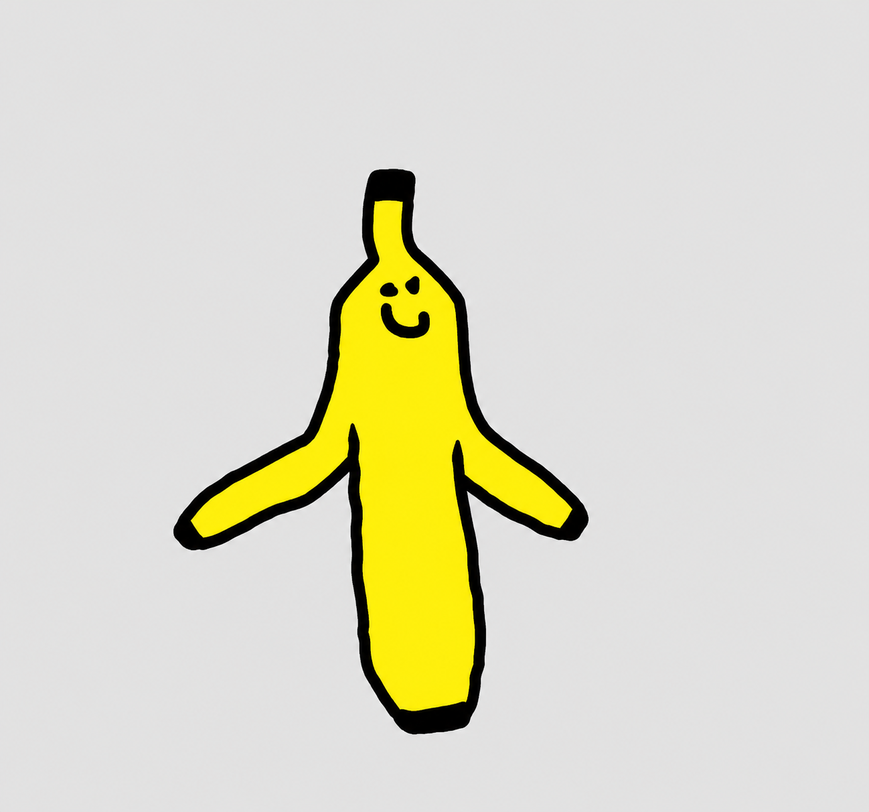
#> input picture banana3d/src/banana_arms.png, 869 x 812 px, shrunk from 1298 x 1212 before the run
$ python segment.py ../src/banana_arms.png ../src/banana_legs.png ../src/banana_legs.png
#> lines starting #> are read from the running program, lines starting #| are printed output that depends on the picture; after the words box and inside, x2 and y2 are one past the last pixel; in counts of white or black regions, pixels touching at a corner belong together
"""Step 1 - segment a flat banana drawing into the pieces the 3D build needs.

Everything is done on a 2x bilinear-upsampled copy of the drawing so the traced
edges keep sub-pixel accuracy (the hand-drawn wobble must survive untouched).

Outputs (npz, all arrays at 2x resolution):
  S        filled silhouette (outer edge of the black outline)
  I        inner body region (silhouette minus the outline band and inner strokes)
  W        per-pixel outline width (orig px) taken from the nearest outer contour
  parts    int label image of the body parts (connected components of I)
  caps     black "tip" regions (stem cap, feet/arm tips)
  face     face decals (eyes, mouth)
  strokes  inner ink strokes (part separation lines)
"""
import json
import sys

import numpy as np
from PIL import Image
from scipy import ndimage as ndi
from scipy.spatial import cKDTree
from skimage import measure

U = 2  # working upsample factor


def disk(r):
    y, x = np.mgrid[-r:r + 1, -r:r + 1]
    return x * x + y * y <= r * r


def segment(src, out_npz, debug_png):
#> called with src = '../src/banana_arms.png', out_npz = '../src/banana_legs.png', debug_png = '../src/banana_legs.png'
    im = Image.open(src).convert("RGB")
#> im is the input picture: PIL image 869x812 RGB; mean R, G, B 220.5, 218.9, 200
    W0, H0 = im.size
#> W0 = 869; H0 = 812
    big = im.resize((W0 * U, H0 * U), Image.BILINEAR)
    a = np.asarray(big).astype(np.float32)
    r, g, b = a[..., 0], a[..., 1], a[..., 2]

    # continuous ink / background measures (anti-aliasing mixes linearly)
    K = np.clip(1.0 - np.maximum(r, g) / 238.0, 0, 1)      # blackness
    Gb = np.clip(b / 222.0, 0, 1)                            # gray-background-ness
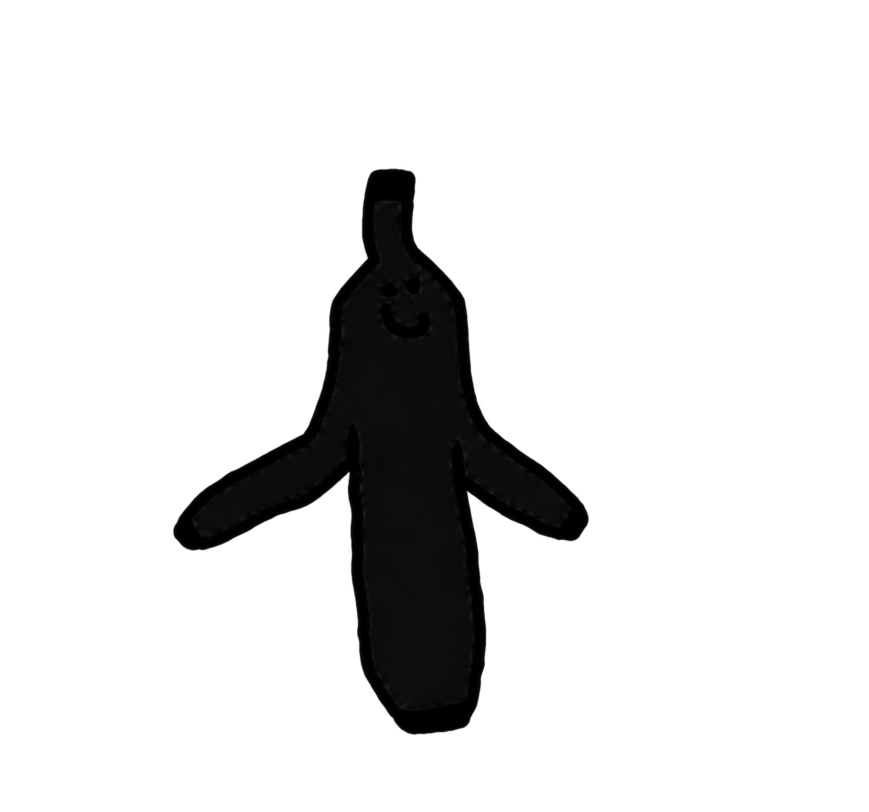
#> Gb: shape (1624, 1738) float32 (shown at 1/2 size); min 0, max 1, mean 0.888

    # background = gray pixels connected to the border
    nb = Gb > 0.5
#> nb: shape (1624, 1738) bool; 88.4% white; 1 black region, box (x1, y1, x2, y2) and area: (347, 338, 1177, 1469) 328048
    lab, n = ndi.label(nb)
#> n = 1
    border = np.unique(np.r_[lab[0], lab[-1], lab[:, 0], lab[:, -1]])
#> border = [1]
    border = border[border > 0]
    bg = np.isin(lab, border)
    S = ndi.binary_fill_holes(~bg)
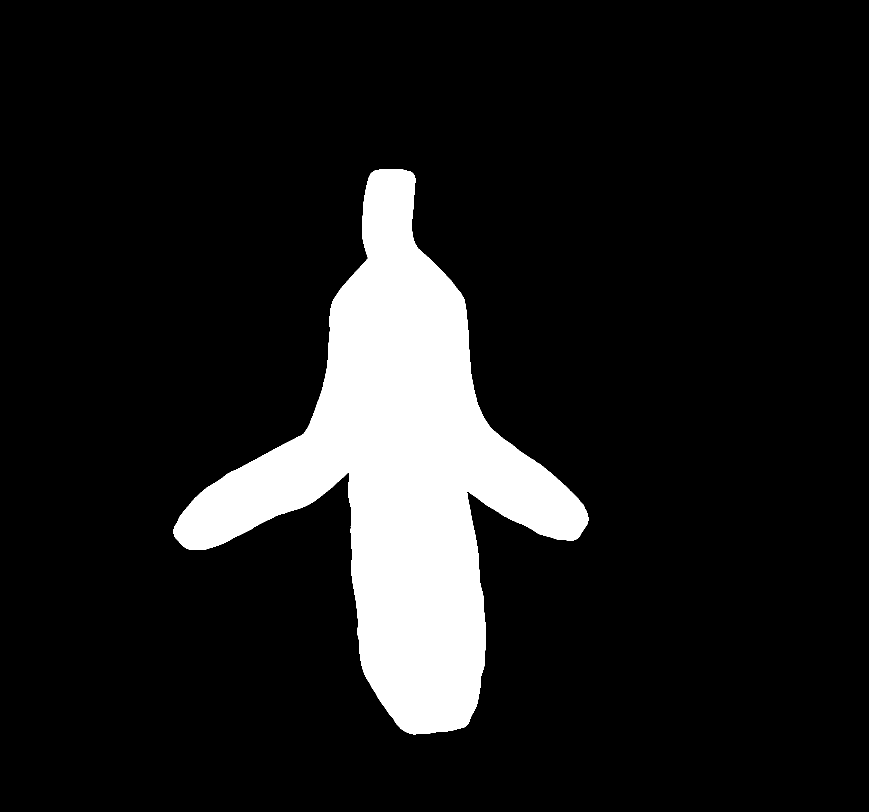
#> S: shape (1624, 1738) bool (shown at 1/2 size); 11.6% white; 1 white region, box (x1, y1, x2, y2) and area: (347, 338, 1177, 1469) 328048
    black = (K > 0.5) & S
#> black: shape (1624, 1738) bool; 3.4% white; 4 white regions, box (x1, y1, x2, y2) and area: (347, 338, 1177, 1469) 90373, (762, 606, 860, 676) 3244, (810, 552, 839, 589) 773, (760, 565, 796, 594) 773
    yellow = S & ~black
#> yellow: shape (1624, 1738) bool; 8.3% white; 1 white region, box (x1, y1, x2, y2) and area: (382, 401, 1144, 1422) 232885

    # ---- outline width along the outer contour --------------------------------
    D_bg = ndi.distance_transform_edt(S)                    # dist to background
    C = S & ndi.binary_dilation(bg)                         # contour pixels
#> C: shape (1624, 1738) bool; 0.12% white in thin lines or dots, all inside (x1, y1, x2, y2) = (347, 338, 1177, 1469)
    Dy = ndi.distance_transform_edt(~yellow)                # dist to yellow
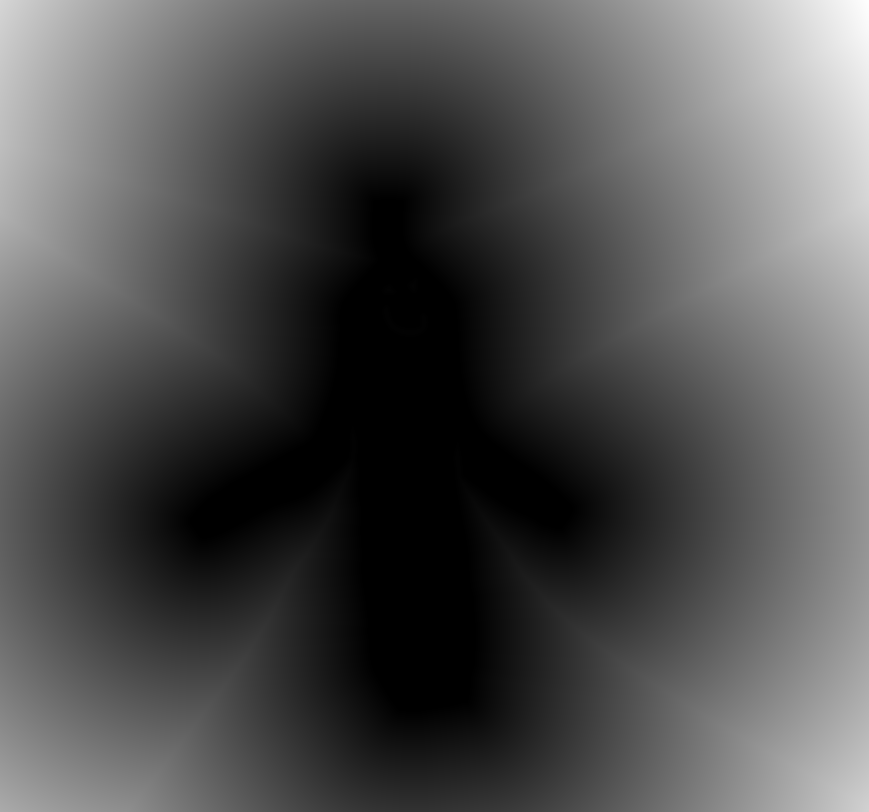
#> Dy: shape (1624, 1738) float64 (shown at 1/2 size); min 0, max 1016.2, mean 321.7; drawn with min black and max white
    med = np.median(Dy[C])
#> med = 22.09
    # walk the outer contour in order and measure the line width along it
    conts = measure.find_contours(S.astype(np.float32), 0.5)
#> conts = 1 point arrays, longest 4571 points
    pts_all, w_all = [], []
    for ct in conts:
        if len(ct) < 50:
            continue
        w = ndi.map_coordinates(Dy, [ct[:, 0], ct[:, 1]], order=1) - 0.5
        # black tips: there the ink is the cap, not the line -> the width reading is
        # too big.  Reject anything well above the *local* line width and bridge
        # the gap from both sides along the contour, then smooth along arc length.
        ok = w < 1.15 * med
        i = np.arange(len(w))
        w = np.interp(i, i[ok], w[ok], period=len(w))
        w = ndi.gaussian_filter1d(w, 8.0, mode="wrap")
        pts_all.append(ct)
        w_all.append(w)
#> this loop made 1 pass
#> after the loop, pts_all = 1 point arrays, longest 4571 points; w_all = 1 item
    pts_all = np.concatenate(pts_all)
#> pts_all = 4571 pairs, first value 337.5 to 1468.5, second value 346.5 to 1176.5
    w_all = np.concatenate(w_all)
#> w_all = 4571 values, max 25.25 at index 3590, min 20.97 at index 2572, mean 22.53
    tree = cKDTree(pts_all)
    yy, xx = np.nonzero(ndi.binary_dilation(S, iterations=4))
    _, nn = tree.query(np.c_[yy, xx])
    wC = np.full(S.shape, med)
#> wC: shape (1624, 1738) float64; every value is 22.09
    wC[yy, xx] = w_all[nn]                                   # width of nearest contour
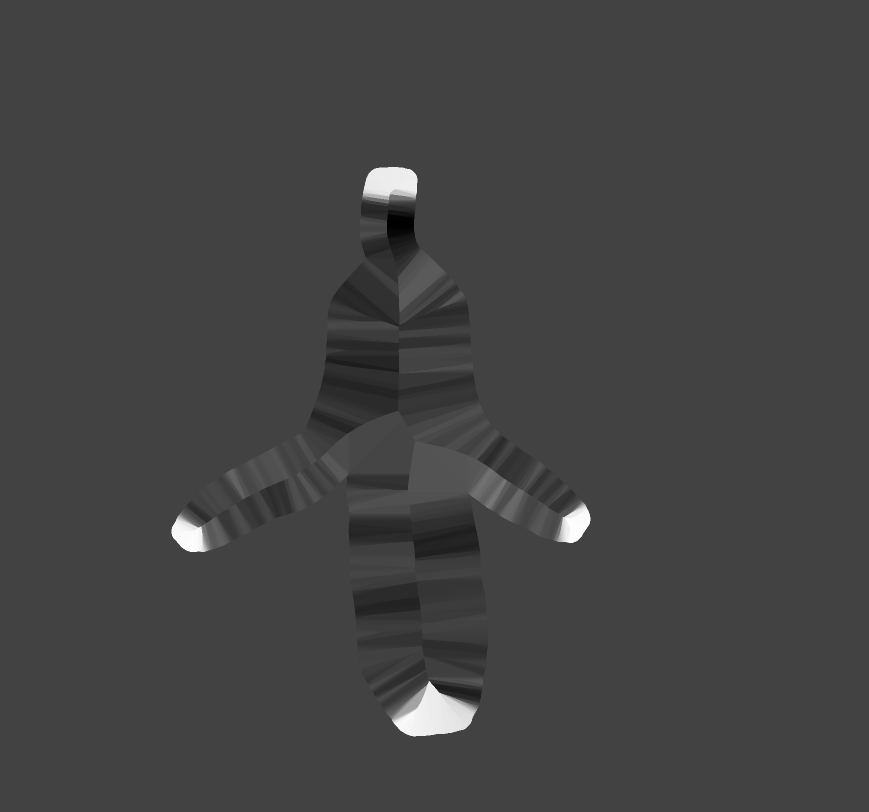
#> wC: shape (1624, 1738) float64 (shown at 1/2 size); min 20.97, max 25.25, mean 22.1; drawn with min black and max white

    # outer outline band: ink that lies within one line-width of the background
    B = black & (D_bg <= wC + 1.0)
#> B: shape (1624, 1738) bool; 2.9% white; 1 white region, box (x1, y1, x2, y2) and area: (347, 338, 1177, 1469) 81799
    I0 = S & ~B
#> I0: shape (1624, 1738) bool; 8.7% white; 1 white region, box (x1, y1, x2, y2) and area: (374, 363, 1151, 1443) 246249

    # ---- classify the remaining ink ------------------------------------------
    ink = I0 & black
#> ink: shape (1624, 1738) bool; 0.47% white; 19 white regions (10 under 20 px), largest, box (x1, y1, x2, y2) and area: (762, 606, 860, 676) 3244, (802, 1403, 931, 1443) 2611, (752, 363, 805, 404) 1799
    lab, n = ndi.label(ink, structure=np.ones((3, 3)))
#> lab: shape (1624, 1738) int32; 20 distinct labels, from 0 to 19
#> n = 19
    edt_black = ndi.distance_transform_edt(black)
    Bd = ndi.binary_dilation(B, structure=np.ones((3, 3)), iterations=2)
#> Bd: shape (1624, 1738) bool; 3.5% white; 1 white region, box (x1, y1, x2, y2) and area: (345, 336, 1179, 1471) 99612
    caps = np.zeros_like(S)
    face = np.zeros_like(S)
    strokes = np.zeros_like(S)
    info = []
    for i in range(1, n + 1):
        m = lab == i
        area = int(m.sum())
        if area < 40:
            continue
        mx = float(edt_black[m].max())
        touches = bool((m & Bd).any())
        ratio = area / (mx * mx)
        ys, xs = np.nonzero(m)
        if not touches:
            kind = "face"
            face |= m
        elif mx < 24 and ratio > 6:
            kind = "stroke"
            strokes |= m
        else:
            kind = "cap"
            caps |= m
        info.append(dict(kind=kind, area=area, maxedt=round(mx, 1), ratio=round(ratio, 1),
                         bbox=[int(xs.min()) // U, int(ys.min()) // U, int(xs.max()) // U, int(ys.max()) // U]))
#> this loop made 19 passes
#> (area, mx, touches, ratio) on passes 1, 6, 7, 8, 11, 13, 16, 17, 19: (1799, 32, True, 1.76), (773, 13.42, False, 4.29), (773, 13.6, False, 4.18), (3244, 12.04, False, 22.37), (1513, 13.15, True, 8.75), (1748, 14.21, True, 8.65), (460, 14.76, True, 2.11), (424, 17.2, True, 1.43), (2611, 25.71, True, 3.95)
#> caps: shape (1624, 1738) bool; 0.19% white; 4 white regions, box (x1, y1, x2, y2) and area: (802, 1403, 931, 1443) 2611, (752, 363, 805, 404) 1799, (1121, 1020, 1151, 1056) 460, (374, 1043, 404, 1074) 424
#> m: shape (1624, 1738) bool; 0.09% white; 1 white region, box (x1, y1, x2, y2) and area: (802, 1403, 931, 1443) 2611
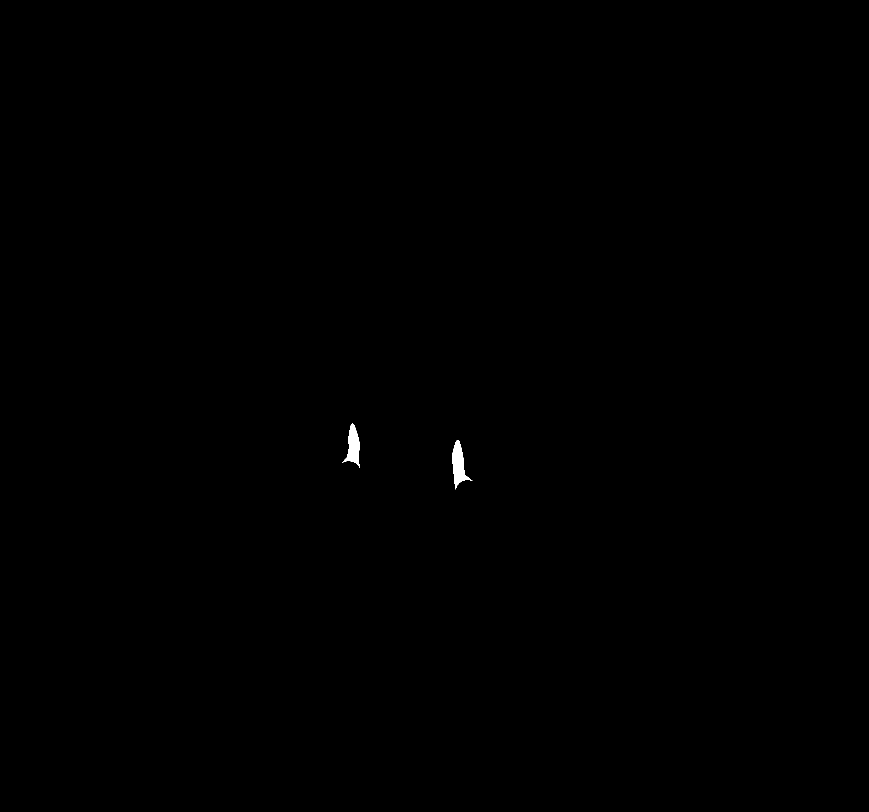
#> strokes: shape (1624, 1738) bool (shown at 1/2 size); 0.12% white; 2 white regions, box (x1, y1, x2, y2) and area: (904, 880, 945, 979) 1748, (684, 847, 720, 936) 1513
#> after the loop, info = 9 items

    # caps: extend the colour region slightly past the body edge so the 3D cut
    # reaches the rim cleanly (the outline hull covers the extra)
    caps_ext = ndi.binary_dilation(caps, structure=disk(6)) & black & S
#> caps_ext: shape (1624, 1738) bool; 0.28% white; 4 white regions, box (x1, y1, x2, y2) and area: (796, 1400, 937, 1449) 3597, (746, 357, 811, 409) 2591, (1116, 1014, 1157, 1062) 882, (368, 1037, 409, 1080) 827
    caps_ext |= caps

    I = I0 & ~strokes
#> I: shape (1624, 1738) bool; 8.6% white; 1 white region, box (x1, y1, x2, y2) and area: (374, 363, 1151, 1443) 242988
    # tiny islands/spurs left by anti-aliasing
    I = ndi.binary_opening(I, structure=disk(1))
#> I: shape (1624, 1738) bool; 8.6% white; 1 white region, box (x1, y1, x2, y2) and area: (374, 363, 1151, 1443) 242956
    lab_p, npart = ndi.label(I)
#> npart = 1
    sizes = ndi.sum(I, lab_p, range(1, npart + 1))
#> sizes = [242956]
    keep = [i + 1 for i, s in enumerate(sizes) if s > 2000]
#> keep = [1]
    parts = np.zeros(I.shape, np.int32)
    order = sorted(keep, key=lambda k: -sizes[k - 1])
#> order = [1]
    for j, k in enumerate(order):
        parts[lab_p == k] = j + 1
#> this loop made 1 pass
    I = parts > 0

    np.savez_compressed(out_npz, S=S, I=I, W=(wC / U).astype(np.float32), parts=parts,
                        caps=caps_ext, face=face, strokes=strokes, black=black,
                        K=K.astype(np.float16), U=U, size=(W0, H0))

    # debug overlay
    dbg = np.zeros(S.shape + (3,), np.uint8) + 230
    dbg[S] = (90, 90, 90)
    pal = [(255, 230, 60), (120, 200, 255), (255, 140, 200), (140, 255, 140)]
    for j in range(1, parts.max() + 1):
        dbg[parts == j] = pal[(j - 1) % len(pal)]
    dbg[caps_ext & ~I] = (40, 40, 160)
    dbg[caps & I] = (0, 0, 220)
    dbg[face] = (220, 0, 0)
    dbg[strokes] = (0, 160, 0)
    Image.fromarray(dbg).resize((W0, H0), Image.NEAREST).save(debug_png)
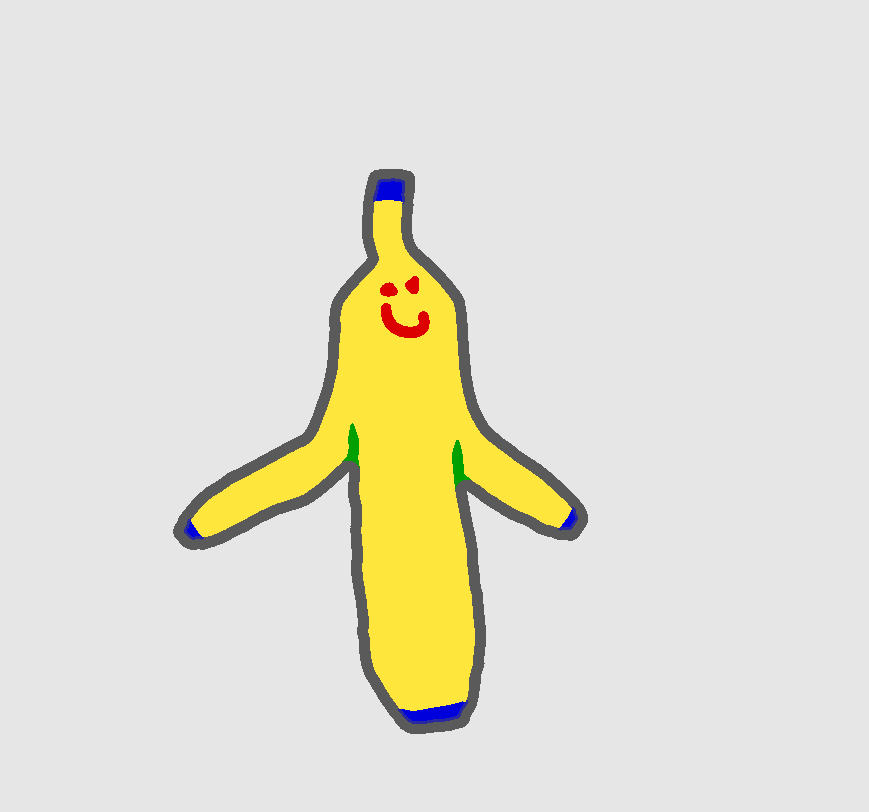
#> saved as banana_legs.png: PIL image 869x812 RGB; mean R, G, B 227.2, 225, 211.3
    summary = dict(size=[W0, H0], stroke_width_median=round(float(med) / U, 2),
                   parts=[int((parts == j).sum()) // (U * U) for j in range(1, parts.max() + 1)],
                   ink=info)
#> summary = 4 items
    print(json.dumps(summary, indent=1))
#> (printed output is left out)
    return summary


if __name__ == "__main__":
    segment(sys.argv[1], sys.argv[2], sys.argv[3])
